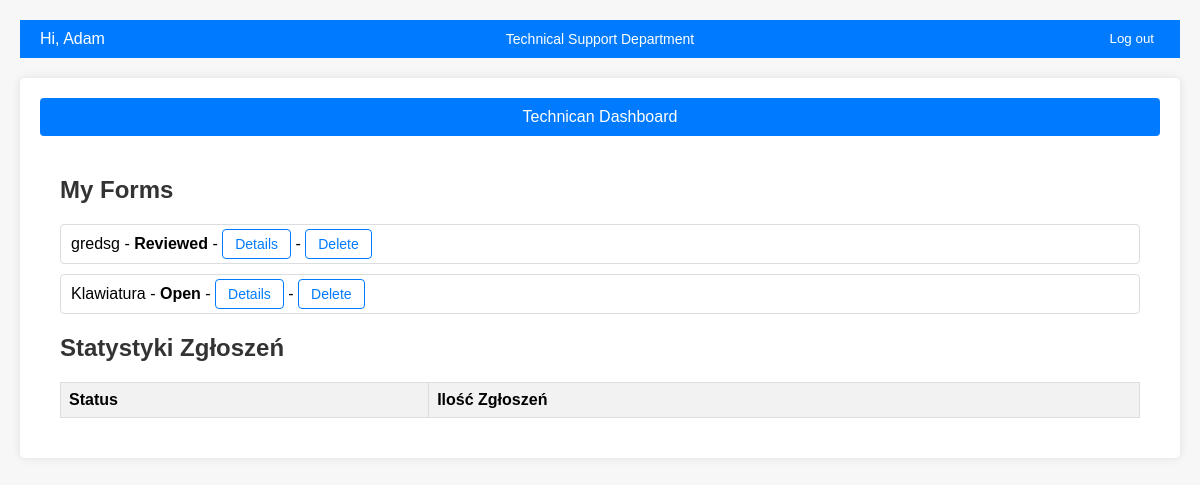
/technik_dashboard/ (signed in), run on an earlier commit of the app's database.
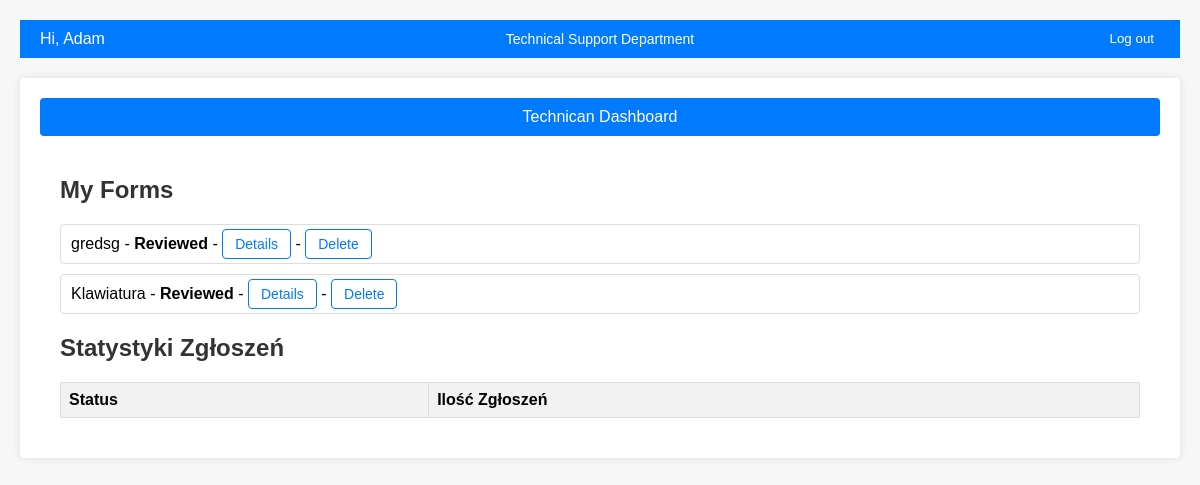
And on a later commit of the database.
### base/models.py (models this page shows)
class Ticket(models.Model):
    STATUS_CHOICES = (
        ('Send', 'Wysłane'),
        ('Open', 'Otwarte'),
        ('Reviewed', 'Ocenione'),
        ('Closed', 'Zamknięte'),
    )
    ticket_id = models.UUIDField(default=uuid.uuid4, editable=False, unique=True)
    title = models.CharField(max_length=200)
    description = models.TextField(max_length=2000)
    answer = models.TextField(max_length=2000, null=True, blank=True)
    status = models.CharField(max_length=20, choices=STATUS_CHOICES, default='Send')
    created_at = models.DateTimeField(auto_now_add=True)
    author = models.ForeignKey(User, on_delete=models.CASCADE)
    technik = models.ForeignKey(User, on_delete=models.CASCADE, related_name='technik', null=True, blank=True)
    image = models.ImageField(upload_to='images/')

### base/views.py (the view)
# urls.py: path('technik_dashboard/', views.technik_dashboard, name = 'technik_dashboard'),
@login_required
def technik_dashboard(request):
    tickets = Ticket.objects.filter(technik=request.user)
    return render (request, 'technik_dashboard.html', {'tickets': Ticket.objects.filter(technik=request.user)})

### base/templates/technik_dashboard.html
{% extends 'dashboard.html' %}
{% block content %}
    <div class="dashboard-header">Technican Dashboard</div>
    <div class="dashboard-content">
        {% include 'my_tickets.html' %}
        {% include 'ticket_stats.html' %}
    </div>
{% endblock %}

### base/templates/my_tickets.html (shortened to what this page needs)
<!DOCTYPE html>
{% load static %}
<html lang="en">
<head>
    <link rel="stylesheet" href="{% static 'style_my_tickets.css' %}"/>
</head>
<body>
    <h2>My Forms</h2>
    <ul>
        {% for ticket in tickets %}
            <li>
                {{ ticket.title }} - <span class="status">{{ ticket.status }}</span> - <a href="{% url 'view_ticket' ticket.ticket_id %}">Details</a> - <a href="{% url 'delete_ticket' ticket.ticket_id %}" onclick="return confirm('Are you sure you want to delete your form?');">Delete</a>
            </li>
        {% empty %}
            <li>No Forms</li>
        {% endfor %}
    </ul>
</body>
</html>

What changed in the data, as far as the page shows it:
changed Ticket "Klawiatura": status "Open" → "Reviewed"
